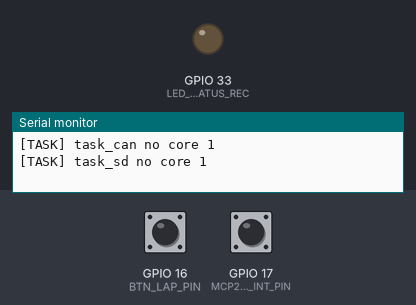
Bench run of a sketch on a simulated ESP32. Shown: output pins drawn as LEDs (lit = HIGH), the last lines printed to the serial monitor. Dashed ring = blinking. The inputs (shaded band) are chosen by the test bench; at power-on: GPIO 16 (BTN_LAP_PIN) HIGH, GPIO 17 (MCP2515_INT_PIN) HIGH. Storage starts empty.

Above: at 1.7 s.
1.8 s: GPIO 16 (BTN_LAP_PIN) pulled LOW for 0.15 s
At 3.0 s:
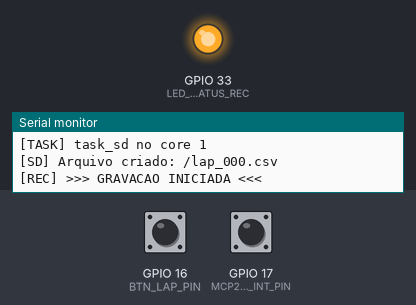
3.4 s: GPIO 16 (BTN_LAP_PIN) pulled LOW for 1 s
At 4.3 s:
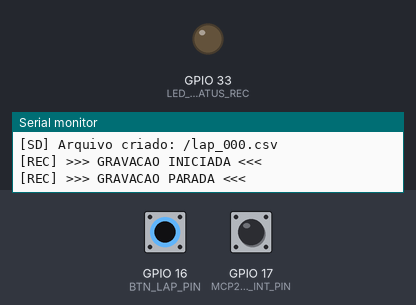
7.0 s: GPIO 16 (BTN_LAP_PIN) pulsed LOW 5 times (0.12 s each, 0.3 s apart)
At 7.16 s:
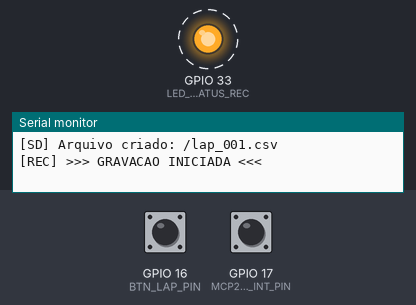
11.5 s: GPIO 16 (BTN_LAP_PIN) pulled LOW for 3.2 s
At 12.7 s:
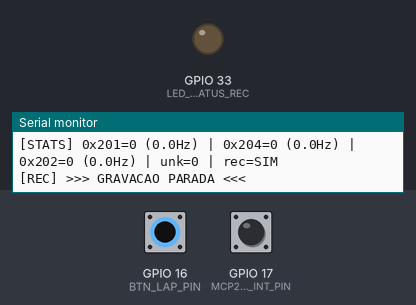
Timing chart, 0 to 14.5 s (numbered marks = the images above; inputs shaded):
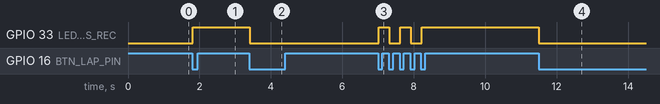

The sketch:

logger_ESP32_bench.ino
```cpp
/**
 * ============================================================================
 * logger_ESP32_bench.ino
 *
 * Sistema de Telemetria UFS-01B | Fórmula Route UFSCar
 * VERSÃO DE BANCADA — MCP2515 + SD + decodificação dos nós STM32
 *
 * Esta versão é uma simplificação do logger principal, focada em validar
 * a integração CAN + SD com os dois nós STM32 antes de adicionar a ECU,
 * o display, a barra de RPM e os LEDs de alerta.
 *
 * Arquitetura:
 *   Core 1 (task_can) : Lê MCP2515 via SPI, decodifica frames, enfileira.
 *   Core 0 (task_sd)  : Consome fila e grava CSV no SD com flush a 1Hz.
 *   Loop (main)       : Trata botão de lap (start/stop gravação).
 *
 * Frames CAN recebidos:
 *   0x201 | DLC 8 | Acel XYZ + Gyro X  (nó IMU)
 *   0x204 | DLC 4 | Gyro YZ             (nó IMU)
 *   0x202 | DLC 8 | Hall Acel + Freio + Pressão Freio Diant/Tras (nó Analog)
 *
 * ============================================================================
 * PINOUT
 * ============================================================================
 *
 * MCP2515 (VSPI):
 *   GPIO  5 → CS
 *   GPIO 23 → MOSI
 *   GPIO 19 → MISO
 *   GPIO 18 → SCK
 *   GPIO 17 → INT
 *
 * SD Card (HSPI dedicado):
 *   GPIO 15 → CS
 *   GPIO 13 → MOSI
 *   GPIO 12 → MISO
 *   GPIO 14 → SCK
 *
 * Botão Lap:
 *   GPIO 16 → INPUT_PULLUP (pressionar para iniciar/parar gravação)
 *
 * LED de status:
 *   GPIO 33 → indica gravação ativa
 *
 * Bibliotecas necessárias:
 *   - mcp_can (coryjfowler)
 *
 * Taxa de log: 50 Hz | Serial: 115200 bps
 * ============================================================================
 */

#include <Arduino.h>
#include <SPI.h>
#include <mcp_can.h>
#include <SD.h>

#include "freertos/FreeRTOS.h"
#include "freertos/task.h"
#include "freertos/queue.h"
#include "freertos/semphr.h"

/* ============================================================================
 * PINOUT
 * ============================================================================ */

/* MCP2515 no VSPI */
#define MCP2515_CS_PIN      5
#define MCP2515_INT_PIN     17
#define VSPI_MOSI           23
#define VSPI_MISO           19
#define VSPI_SCK            18

/* SD Card no HSPI */
#define SD_CS_PIN           15
#define HSPI_MOSI           13
#define HSPI_MISO           12
#define HSPI_SCK            14

/* Botão e LED de status */
#define BTN_LAP_PIN         16
#define LED_STATUS_REC      33

/* ============================================================================
 * CAN IDs (Documento de Decisões Técnicas v2.0)
 * ============================================================================ */
#define CAN_ID_IMU_ACCEL    0x201   /* Acel XYZ + Gyro X (DLC 8) */
#define CAN_ID_IMU_GYRO_YZ  0x204   /* Gyro YZ           (DLC 4) */
#define CAN_ID_PEDAIS       0x202   /* Hall Acel + Freio (DLC 8) */

/* ============================================================================
 * ESTRUTURAS DE DADOS
 * ============================================================================ */

typedef struct {
    uint32_t timestamp_ms;

    /* IMU */
    float ax_g, ay_g, az_g;
    float gx_dps, gy_dps, gz_dps;

    /* Pedais */
    float hall_acel_pct;
    float hall_freio_pct;

    /* Pressão de freio (raw ADC 0–4095; sem calibração bar definida) */
    uint16_t press_freio_diant_raw;
    uint16_t press_freio_tras_raw;
} LogSample_t;

typedef struct {
    int16_t accel_x, accel_y, accel_z;
    int16_t gyro_x,  gyro_y,  gyro_z;
} IMU_Raw_t;

typedef struct {
    uint16_t hall_acel;
    uint16_t hall_freio;
    uint16_t press_freio_diant;
    uint16_t press_freio_tras;
} Pedals_Raw_t;

/* ============================================================================
 * CONSTANTES DE CONVERSÃO
 * ============================================================================ */

/* MPU6050: ±2g / ±250°/s conforme firmware do nó IMU */
#define ACCEL_SCALE         (1.0f / 16384.0f)
#define GYRO_SCALE          (1.0f / 131.0f)

/* Hall 49E: 0-99% */
#define HALL_ADC_MAX        4095.0f
#define HALL_PCT_MAX        99.0f

/* ============================================================================
 * TEMPORIZAÇÃO
 * ============================================================================ */
#define SAMPLE_PERIOD_MS        20      /* 50 Hz             */
#define SD_FLUSH_INTERVAL_MS    1000    /* Flush a cada 1s   */

#define LOG_QUEUE_SIZE          100
#define TASK_CAN_STACK          8192
#define TASK_SD_STACK           8192

/* ============================================================================
 * VARIÁVEIS GLOBAIS
 * ============================================================================ */
static IMU_Raw_t     g_imu     = {0};
static Pedals_Raw_t  g_pedals  = {0};

static QueueHandle_t     g_logQueue  = NULL;
static SemaphoreHandle_t g_dataMutex = NULL;

static volatile bool     g_recording    = false;
static volatile uint32_t g_lapStartTime = 0;

/* Diagnóstico */
static volatile uint32_t g_frameCount_201 = 0;
static volatile uint32_t g_frameCount_204 = 0;
static volatile uint32_t g_frameCount_202 = 0;
static volatile uint32_t g_frameCount_unknown = 0;

/* MCP2515 (usa VSPI default) */
static MCP_CAN  CAN0(MCP2515_CS_PIN);

/* HSPI dedicado ao SD */
static SPIClass spiSD(HSPI);

/* ============================================================================
 * PROCESSAMENTO DE FRAMES CAN
 * ============================================================================ */

static void processCANMessage(uint32_t id, const uint8_t *data, uint8_t len)
{
    xSemaphoreTake(g_dataMutex, portMAX_DELAY);

    switch (id) {
        case CAN_ID_IMU_ACCEL:  /* Acel XYZ + Gyro X */
            if (len >= 8) {
                g_imu.accel_x = (int16_t)((data[0] << 8) | data[1]);
                g_imu.accel_y = (int16_t)((data[2] << 8) | data[3]);
                g_imu.accel_z = (int16_t)((data[4] << 8) | data[5]);
                g_imu.gyro_x  = (int16_t)((data[6] << 8) | data[7]);
                g_frameCount_201++;

                if (g_frameCount_201 % 50 == 0){
                    Serial.printf("[0x201] Ax=%+7.3fg Ay=%+7.3fg Az=%+7.3fg | Gx=%+8.2f dps\n",
                        g_imu.accel_x * ACCEL_SCALE,
                        g_imu.accel_y * ACCEL_SCALE,
                        g_imu.accel_z * ACCEL_SCALE,
                        g_imu.gyro_x  * GYRO_SCALE);
                }
            }
            break;

        case CAN_ID_IMU_GYRO_YZ:
            if (len >= 4) {
                g_imu.gyro_y = (int16_t)((data[0] << 8) | data[1]);
                g_imu.gyro_z = (int16_t)((data[2] << 8) | data[3]);
                g_frameCount_204++;

                if (g_frameCount_204 % 50 == 0){
                    Serial.printf("[0x204] Gy=%+8.2f dps  Gz=%+8.2f dps\n", g_imu.gyro_y * GYRO_SCALE, g_imu.gyro_z * GYRO_SCALE);
                }
            }
            break;

        case CAN_ID_PEDAIS:
            if (len >= 8) {
                g_pedals.hall_acel         = (uint16_t)((data[0] << 8) | data[1]);
                g_pedals.hall_freio        = (uint16_t)((data[2] << 8) | data[3]);
                g_pedals.press_freio_diant = (uint16_t)((data[4] << 8) | data[5]);
                g_pedals.press_freio_tras  = (uint16_t)((data[6] << 8) | data[7]);
                g_frameCount_202++;

                if(g_frameCount_202 % 50 == 0){
                    Serial.printf("[0x202] Acel=%5.1f%% (raw=%4u) | Freio=%5.1f%% (raw=%4u) | "
                                  "PFrDiant=%4u | PFrTras=%4u\n",
                        (g_pedals.hall_acel  * HALL_PCT_MAX) / HALL_ADC_MAX, g_pedals.hall_acel,
                        (g_pedals.hall_freio * HALL_PCT_MAX) / HALL_ADC_MAX, g_pedals.hall_freio,
                        g_pedals.press_freio_diant, g_pedals.press_freio_tras);
                }
            }
            break;

        default:
            g_frameCount_unknown++;
            break;
    }

    xSemaphoreGive(g_dataMutex);
}

static void buildSnapshot(LogSample_t *s)
{
    xSemaphoreTake(g_dataMutex, portMAX_DELAY);

    s->timestamp_ms = millis() - g_lapStartTime;

    /* IMU */
    s->ax_g   = g_imu.accel_x * ACCEL_SCALE;
    s->ay_g   = g_imu.accel_y * ACCEL_SCALE;
    s->az_g   = g_imu.accel_z * ACCEL_SCALE;
    s->gx_dps = g_imu.gyro_x  * GYRO_SCALE;
    s->gy_dps = g_imu.gyro_y  * GYRO_SCALE;
    s->gz_dps = g_imu.gyro_z  * GYRO_SCALE;

    /* Pedais */
    s->hall_acel_pct  = (g_pedals.hall_acel  * HALL_PCT_MAX) / HALL_ADC_MAX;
    s->hall_freio_pct = (g_pedals.hall_freio * HALL_PCT_MAX) / HALL_ADC_MAX;

    /* Pressão de freio (raw) */
    s->press_freio_diant_raw = g_pedals.press_freio_diant;
    s->press_freio_tras_raw  = g_pedals.press_freio_tras;

    xSemaphoreGive(g_dataMutex);
}

/* ============================================================================
 * INICIALIZAÇÃO DO MCP2515
 *
 * Assume cristal de 8 MHz no módulo. Se for 16 MHz, troque MCP_8MHZ por
 * MCP_16MHZ. Verifique o cristal soldado no módulo físico.
 * ============================================================================ */

static bool setup_mcp2515(void)
{
    SPI.begin(VSPI_SCK, VSPI_MISO, VSPI_MOSI, MCP2515_CS_PIN);
    pinMode(MCP2515_INT_PIN, INPUT_PULLUP);

    const uint8_t maxRetries = 5;
    for (uint8_t attempt = 1; attempt <= maxRetries; attempt++) {
        Serial.printf("[MCP2515] Tentativa %d/%d... ", attempt, maxRetries);

        if (CAN0.begin(MCP_ANY, CAN_500KBPS, MCP_8MHZ) == CAN_OK) {
            Serial.println("OK");
            CAN0.setMode(MCP_NORMAL);
            return true;
        }

        Serial.println("falhou");
        delay(200);
    }

    Serial.println("[MCP2515] ERRO FATAL");
    Serial.println("  - Verifique fiacao SPI (MOSI=23, MISO=19, SCK=18, CS=5)");
    Serial.println("  - Verifique alimentacao 5V do modulo");
    Serial.println("  - Verifique cristal (8 MHz esperado)");
    return false;
}

/* ============================================================================
 * SD CARD
 * ============================================================================ */

static File     g_dataFile;
static uint32_t g_lastFlushTime = 0;

static void createNewLogFile(void)
{
    char filename[32];
    int fileNum = 0;
    do {
        snprintf(filename, sizeof(filename), "/lap_%03d.csv", fileNum++);
    } while (SD.exists(filename) && fileNum < 1000);

    g_dataFile = SD.open(filename, FILE_WRITE);

    if (!g_dataFile) {
        Serial.println("[SD] ERRO ao criar arquivo");
        return;
    }

    g_dataFile.println(
        "timestamp_ms,"
        "accel_x_g,accel_y_g,accel_z_g,"
        "gyro_x_dps,gyro_y_dps,gyro_z_dps,"
        "hall_acel_pct,hall_freio_pct,"
        "press_freio_diant_raw,press_freio_tras_raw"
    );
    g_dataFile.flush();
    g_lastFlushTime = millis();

    Serial.printf("[SD] Arquivo criado: %s\n", filename);
}

static void writeSampleToSD(const LogSample_t *s)
{
    if (!g_dataFile) return;

    /* Monta a linha em buffer local — single write é mais rápido que
     * múltiplas chamadas a print(). */
    char buf[224];
    int n = snprintf(buf, sizeof(buf),
        "%lu,"
        "%.4f,%.4f,%.4f,"
        "%.2f,%.2f,%.2f,"
        "%.1f,%.1f,"
        "%u,%u\n",
        (unsigned long)s->timestamp_ms,
        s->ax_g, s->ay_g, s->az_g,
        s->gx_dps, s->gy_dps, s->gz_dps,
        s->hall_acel_pct, s->hall_freio_pct,
        s->press_freio_diant_raw, s->press_freio_tras_raw
    );

    if (n > 0) {
        g_dataFile.write((const uint8_t*)buf, n);
    }

    /* Flush periódico — não a cada linha! */
    uint32_t now = millis();
    if (now - g_lastFlushTime >= SD_FLUSH_INTERVAL_MS) {
        g_dataFile.flush();
        g_lastFlushTime = now;
    }
}

/* ============================================================================
 * TASK CORE 1 — Recepção CAN
 * ============================================================================ */

static void task_can(void *arg)
{
    (void)arg;
    Serial.printf("[TASK] task_can no core %d\n", xPortGetCoreID());

    uint32_t lastSample    = 0;
    uint32_t lastStatsTime = millis();

    while (1) {
        /* Drena todas as mensagens pendentes do MCP2515 (até 2 buffers) */
        while (digitalRead(MCP2515_INT_PIN) == LOW) {
            unsigned long canId = 0;
            uint8_t       len   = 0;
            uint8_t       buf[8];

            if (CAN0.readMsgBuf(&canId, &len, buf) == CAN_OK) {
                /* Ignora extended e RTR */
                if (!(canId & 0x80000000UL) && !(canId & 0x40000000UL)) {
                    uint32_t id = canId & 0x7FF;
                    processCANMessage(id, buf, len);
                }
            } else {
                break;
            }
        }

        uint32_t now = millis();

        /* Enfileira sample a 50 Hz */
        if (g_recording && (now - lastSample >= SAMPLE_PERIOD_MS)) {
            lastSample = now;
            LogSample_t sample;
            buildSnapshot(&sample);
            if (xQueueSend(g_logQueue, &sample, 0) != pdTRUE) {
                static uint32_t dropCount = 0;
                dropCount++;
                if (dropCount % 50 == 0) {
                    Serial.printf("[WARN] Fila cheia, %lu descartados\n", dropCount);
                }
            }
        }

        /* Estatísticas a cada 5s — útil para diagnóstico de bancada */
        if (now - lastStatsTime >= 5000) {
            uint32_t dt = now - lastStatsTime;
            lastStatsTime = now;

            uint32_t c201, c204, c202, cunk;
            xSemaphoreTake(g_dataMutex, portMAX_DELAY);
            c201 = g_frameCount_201; g_frameCount_201 = 0;
            c204 = g_frameCount_204; g_frameCount_204 = 0;
            c202 = g_frameCount_202; g_frameCount_202 = 0;
            cunk = g_frameCount_unknown; g_frameCount_unknown = 0;
            xSemaphoreGive(g_dataMutex);

            Serial.printf("[STATS] 0x201=%lu (%.1fHz) | 0x204=%lu (%.1fHz) | "
                          "0x202=%lu (%.1fHz) | unk=%lu | rec=%s\n",
                          c201, c201 * 1000.0f / dt,
                          c204, c204 * 1000.0f / dt,
                          c202, c202 * 1000.0f / dt,
                          cunk,
                          g_recording ? "SIM" : "NAO");
        }

        vTaskDelay(pdMS_TO_TICKS(1));
    }
}

/* ============================================================================
 * TASK CORE 0 — Escrita no SD
 * ============================================================================ */

static void task_sd(void *arg)
{
    (void)arg;
    Serial.printf("[TASK] task_sd no core %d\n", xPortGetCoreID());

    LogSample_t sample;
    while (1) {
        if (xQueueReceive(g_logQueue, &sample, portMAX_DELAY) == pdTRUE) {
            if (g_recording) {
                writeSampleToSD(&sample);
            }
        }
    }
}

/* ============================================================================
 * BOTÃO DE LAP
 * ============================================================================ */

static void handleLapButton(void)
{
    static bool     lastState   = HIGH;
    static uint32_t lastChange  = 0;
    const  uint32_t DEBOUNCE_MS = 50;

    bool current = digitalRead(BTN_LAP_PIN);
    uint32_t now = millis();

    if (current != lastState && (now - lastChange) >= DEBOUNCE_MS) {
        lastChange = now;

        if (current == LOW) {
            if (!g_recording) {
                g_lapStartTime = millis();
                createNewLogFile();
                g_recording = true;
                digitalWrite(LED_STATUS_REC, HIGH);
                Serial.println("[REC] >>> GRAVACAO INICIADA <<<");
            } else {
                g_recording = false;
                digitalWrite(LED_STATUS_REC, LOW);
                vTaskDelay(pdMS_TO_TICKS(100));  /* drena fila */
                if (g_dataFile) {
                    g_dataFile.flush();
                    g_dataFile.close();
                }
                Serial.println("[REC] >>> GRAVACAO PARADA <<<");
            }
        }
        lastState = current;
    }
}

/* ============================================================================
 * SETUP
 * ============================================================================ */

void setup()
{
    Serial.begin(115200);
    delay(500);

    Serial.println();
    Serial.println("========================================");
    Serial.println(" Logger BANCADA - UFS-01B");
    Serial.println(" MCP2515 + SD | Nos IMU + Analog");
    Serial.println("========================================");

    pinMode(LED_STATUS_REC, OUTPUT);
    pinMode(BTN_LAP_PIN,    INPUT_PULLUP);
    digitalWrite(LED_STATUS_REC, LOW);

    /* HSPI dedicado ao SD */
    spiSD.begin(HSPI_SCK, HSPI_MISO, HSPI_MOSI, SD_CS_PIN);

    if (!SD.begin(SD_CS_PIN, spiSD)) {
        Serial.println("[SD] ERRO FATAL - cartao nao inicializou");
        while (1) {
            digitalWrite(LED_STATUS_REC, HIGH); delay(200);
            digitalWrite(LED_STATUS_REC, LOW);  delay(200);
        }
    }
    Serial.println("[SD] OK (HSPI)");

    /* MCP2515 no VSPI */
    if (!setup_mcp2515()) {
        while (1) {
            digitalWrite(LED_STATUS_REC, HIGH); delay(100);
            digitalWrite(LED_STATUS_REC, LOW);  delay(100);
        }
    }

    /* Mutex e fila */
    g_dataMutex = xSemaphoreCreateMutex();
    g_logQueue  = xQueueCreate(LOG_QUEUE_SIZE, sizeof(LogSample_t));
    if (!g_dataMutex || !g_logQueue) {
        Serial.println("[RTOS] ERRO ao criar mutex/queue");
        while (1) { delay(1000); }
    }

    /* Tasks */
    xTaskCreatePinnedToCore(task_can, "task_can", TASK_CAN_STACK, NULL, 2, NULL, 1);
    xTaskCreatePinnedToCore(task_sd,  "task_sd",  TASK_SD_STACK,  NULL, 1, NULL, 0);

    Serial.println();
    Serial.println("[SYS] Pronto.");
    Serial.println("      Aguardando frames CAN (0x201, 0x204, 0x202)...");
    Serial.println("      Pressione o botao GPIO 16 para iniciar gravacao.");
    Serial.println();
}

/* ============================================================================
 * LOOP
 * ============================================================================ */

void loop()
{
    handleLapButton();
    delay(10);
}
```

Measured:
- after the input at 1.8 s, GPIO 33 (LED_STATUS_REC): LOW → HIGH at once
- after the input at 3.4 s, GPIO 33 (LED_STATUS_REC): HIGH → LOW at once
- after the input at 7.0 s, GPIO 33 (LED_STATUS_REC): alternates HIGH for 0.29 s and LOW for 0.31 s, 5 changes in all, then stays HIGH, starting at once
- after the input at 11.5 s, GPIO 33 (LED_STATUS_REC): HIGH → LOW at once
